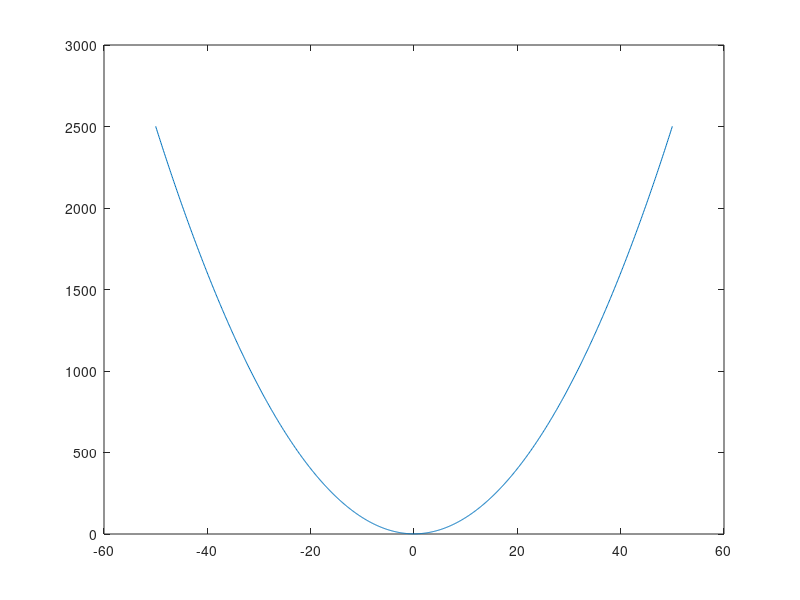

Recreate this plot in MATLAB.
% Title       
% Description         :script de funcion real y su representacion grafica 
% Author              :Francelly Desiree Colon Sandoval 
% Date                :20211028    
% Version             :1
% Usage               :octave> /path/EjercicioDos

clear
x = -50:0.1:50
% Funcion
fx = (1) + (x.^2);
% Plotear funcion 
plot (x, fx);